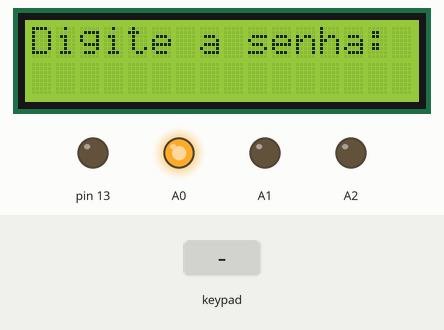
This sketch was run on a simulated Arduino Uno, built with avr-gcc and run on an emulated ATmega328P. On the bench: 16×2 character LCD, output pins drawn as LEDs (lit = HIGH). Inputs (shaded band) come from the test bench. EEPROM starts erased.

Above: at 1.2 s.
1.3 s: keypad keys 1 2 3 4 5 6 * pressed 0.4 s apart
At 4.2 s:
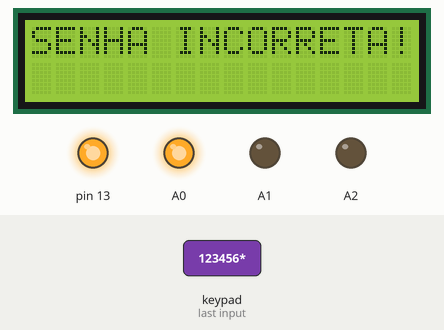
5.6 s: keypad keys 1 2 3 4 5 6 # pressed 0.4 s apart
At 8.8 s:
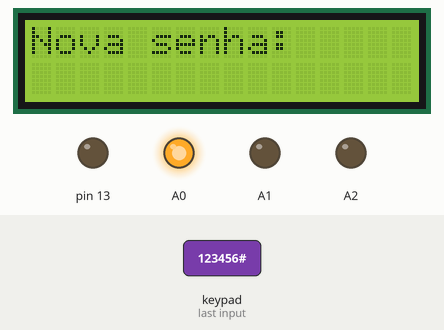
9.9 s: key '*' pressed
At 10.7 s:
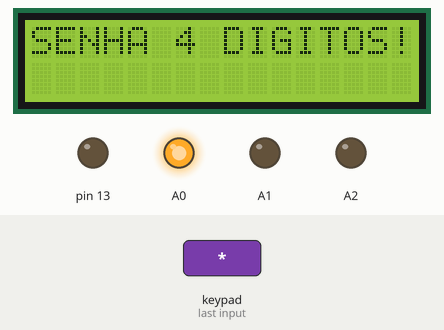
12.4 s: keypad keys 4 5 6 7 * pressed 0.4 s apart
At 15.4 s:
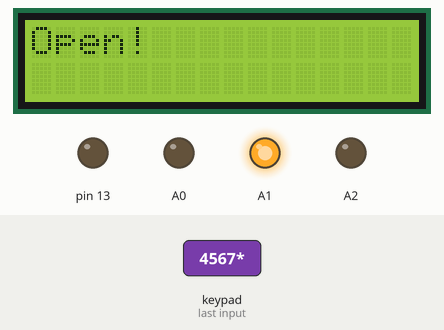
15.9 s: key '1' pressed
18.9 s: keypad keys 1 2 3 4 5 6 pressed 0.4 s apart
At 22.3 s:
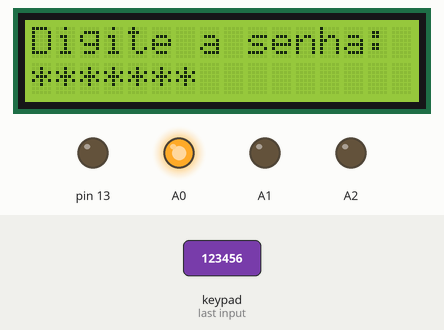
Timing chart, 0 to 23.8 s (numbered marks = the images above; inputs shaded):
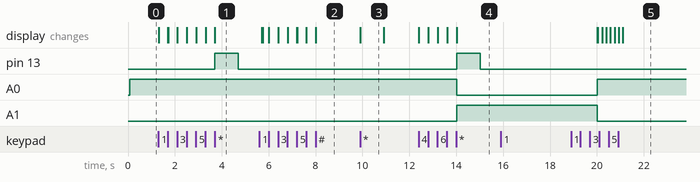

The sketch:

n70_trabalho.ino
```cpp
#include <Keypad.h>
#include <LiquidCrystal.h>
#include <EEPROM.h>

// Configuracoes do teclado
const byte Coluna = 3;
const byte Linha = 4;
char Teclas[Linha][Coluna] = {{'1', '2', '3'}, {'4', '5', '6'}, {'7', '8', '9'}, {'*', '0', '#'}};
byte Pino_linha[Linha] = {4, 5, 6, 7};
byte Pino_coluna[Coluna] = {8, 9, 10};
Keypad keypad = Keypad(makeKeymap(Teclas), Pino_linha, Pino_coluna, Linha, Coluna );

// Configuracoes do LCD
LiquidCrystal lcd(12, 11, 3, 2, 1, 0);

// Configuracoes gerais
const String senhaFabrica = "123456"; // Senha de fabrica
String senhaPadrao = ""; // Senha do usuario pre configurada
String senha = ""; // Senha digitada pelo usuario
int erro = 0; // Variaveis global para contar as tentativas falhas de autenticacao

enum Estado { // Possiveis estados da tranca
  ABERTO,
  FECHADO,
  BLOQUEADO_FABRICA,
  TROCANDO_SENHA
};

// Inicia em estado FECHADO
Estado estado = FECHADO;

void setup() {

  // Pino Buzzer como saida
  pinMode(13, OUTPUT);

  // Pino do LED RGB como saida
  pinMode(A0, OUTPUT);
  pinMode(A1, OUTPUT);
  pinMode(A2, OUTPUT);

  // Iniciando LCD
  lcd.begin(16, 2);

  // Carregando senha padrao salva
  senhaPadrao.concat(String(EEPROM.read(0)));
  senhaPadrao.concat(String(EEPROM.read(1)));
}

void loop() {
  initLCD();
  acendeLed();
  digitarSenha();
}

void salvarSenha() {
  int left = senhaPadrao.substring(0, 2).toInt();
  int right = senhaPadrao.substring(2, 4).toInt();
  EEPROM.write(0, left);
  EEPROM.write(1, right);
}

void initLCD() {
  lcd.setCursor(0, 0);
  if (estado == BLOQUEADO_FABRICA) {
    lcd.print("Senha Fabrica:");
  }
  if (estado == FECHADO) {
    lcd.print("Digite a senha:");
  }
  if (estado == TROCANDO_SENHA) {
    lcd.print("Nova senha:");
  }
}

void digitarSenha() {
  char teclaPressionada = keypad.getKey();
  if (teclaPressionada != NO_KEY) {
    switch(teclaPressionada){
      case '#':
        alterarSenha();
      break;

      case '*':
        if (estado == TROCANDO_SENHA) {
          alterarSenha();
        }
        if (estado == BLOQUEADO_FABRICA) {
          validaSenhaFabrica();
        }
        if (estado == FECHADO){
          validaSenha();
        }
        if (estado == ABERTO) {
          estado = FECHADO;
        }
      break;

      default:
        senha.concat(teclaPressionada);
        lcd.clear();
        for (int i = 0; i < senha.length(); i++) {
          lcd.setCursor(i, 1);
          lcd.print('*');
        }
      break;
    }
  }
}

void alterarSenha() {
  switch (estado) {
    case TROCANDO_SENHA:
    if (senha.length() == 4){
        senhaPadrao = senha;
        estado = FECHADO;
        lcd.clear();
        salvarSenha();
    } else {
      lcd.clear();
      lcd.print("SENHA 4 DIGITOS!");
      delay(1000);
      lcd.clear();
      senha = "";
    }
    break;
    case FECHADO:
    if (senha.length() == 6){
      if (senha.equals(senhaFabrica)){
        estado = TROCANDO_SENHA;
        senha = "";
        lcd.clear();
        initLCD();
      }
    }
    break;
  }
}

void validaSenha(){
  if (senha.length() == 4){
    if (senha == senhaPadrao){
      abrir();
    } else {
      errou();
    }
  } else {
    errou();
  }
}

void validaSenhaFabrica() {
  if (senha.length() == 6){
    if (senha == senhaFabrica){
      estado = FECHADO;
      alterarSenha();
    } else {
      errou();
    }
  } else {
    errou();
  }
}

void abrir() { // Acao executada ao acertar uma tentativa de autenticacao
  estado = ABERTO;
  acendeLed();
  lcd.clear();
  lcd.print("Open!");
  playBuzzer();
  delay(5000);
  senha = "";
  erro = 0;
}

void errou() { // Acao executada ao errar uma tentativa de autenticacao
  lcd.clear();
  lcd.print("SENHA INCORRETA!");
  playBuzzer();
  delay(1000);
  lcd.clear();
  senha = "";
  erro++;
  if (erro >= 3) {
    estado = BLOQUEADO_FABRICA;
  }
}

void playBuzzer() { // Toca uma vez o buzzer com delay de 1 segundo
  digitalWrite(13, HIGH);
  delay(1000);
  digitalWrite(13, LOW);
}

void acendeLed() { // Atualiza o LED de acordo com o estado atual
  switch(estado){
    case ABERTO:
    analogWrite(A0, 0);
    analogWrite(A1, 255);
    analogWrite(A2, 0);
    break;

    case BLOQUEADO_FABRICA:
    analogWrite(A0, 0);
    analogWrite(A1, 0);
    analogWrite(A2, 255);
    break;

    case FECHADO:
    analogWrite(A0, 255);
    analogWrite(A1, 0);
    analogWrite(A2, 0);
    break;
  }
}
```

Measured:
- after the input at 1.3 s, pin 13: LOW → HIGH after 2.4 s, → LOW 1.0 s later; the display: first changes at once (image 1 shows a later state)
- after the input at 5.6 s, the display: first differs from a run without the input after 0.14 s (image 2 shows a later state)
- after the input at 9.9 s, the display: changes at once (image 3)
- after the input at 12.4 s, pin 13: LOW → HIGH after 1.6 s, → LOW 1.0 s later; A0: HIGH → LOW after 1.6 s; A1: LOW → HIGH after 1.6 s; the display: first changes at once (image 4 shows a later state)
- after the input at 15.9 s, every drawn part: stays the same
- after the input at 18.9 s, the display: first differs from a run without the input after 1.3 s (image 5 shows a later state)
- what the display in image 3 shows lasts 1.0 s, from 9.9 s to 10.9 s
